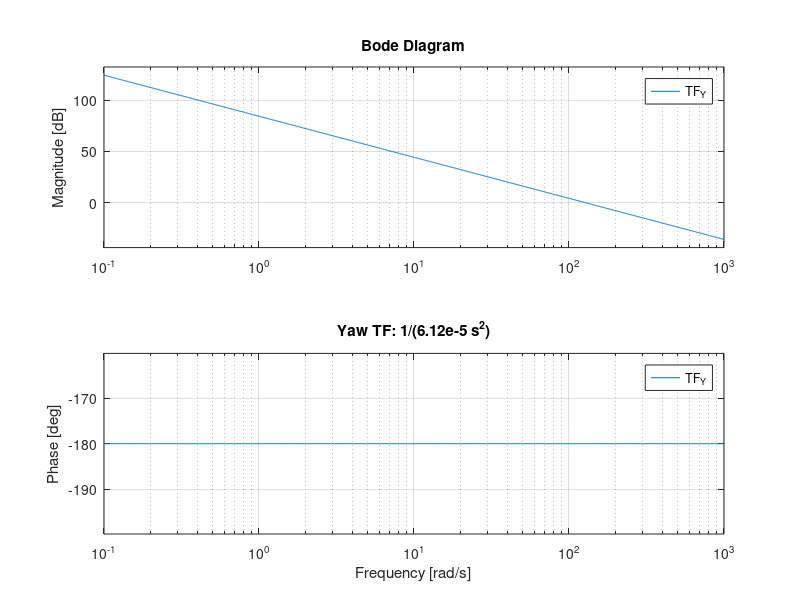

Recreate this plot in MATLAB.
% Define s as transfer function variable
s = tf('s');

% Transfer Functions:
TF_E = 1 / (0.506 * s^2);            % Elevation
TF_R = 1 / (8.12e-5 * s^2);          % Roll
TF_P = 1 / (8.12e-5 * s^2);          % Pitch
TF_Y = 1 / (6.12e-5 * s^2);          % Yaw

% Plot Bode plots
figure;
subplot(2,2,1);
bode(TF_E);
title('Elevation TF: 1/(0.506s^2)');
grid on;

subplot(2,2,2);
bode(TF_R);
title('Roll TF: 1/(8.12e-5 s^2)');
grid on;

subplot(2,2,3);
bode(TF_P);
title('Pitch TF: 1/(8.12e-5 s^2)');
grid on;

subplot(2,2,4);
bode(TF_Y);
title('Yaw TF: 1/(6.12e-5 s^2)');
grid on;
